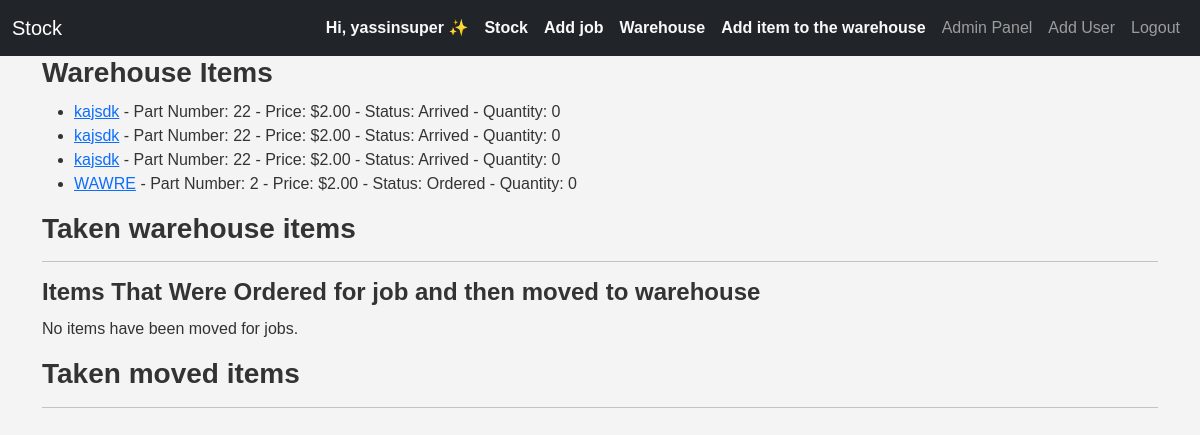
The page /warehouse/ (signed in) on the database as committed earlier.
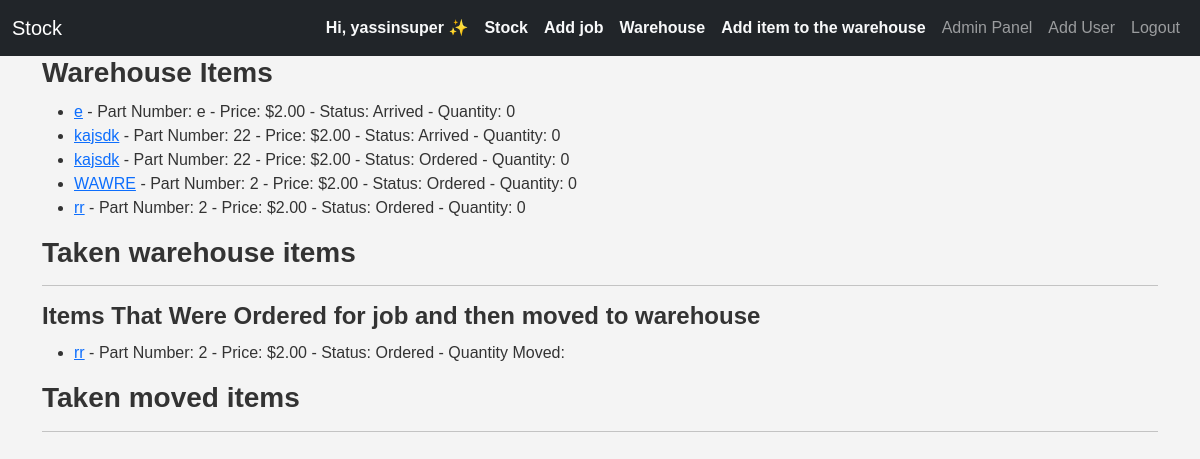
The same page on the database as committed later.
### inventory/models.py (models this page shows, shortened)
class Item(models.Model):
    CHOICES=[
        ('ordered', 'Ordered'),
        ('arrived', 'Arrived'),
        ('not_ordered','Not ordered'),
    ]
    job = models.ForeignKey(
        Job,
        on_delete=models.CASCADE,
        null=True,
        blank=True,
        related_name="items"
    )
    name=models.CharField(max_length=70)
    part_number=models.TextField(max_length=30)
    reference=models.TextField(blank=True,null=True,max_length=40)
    price=models.DecimalField(max_digits=10, decimal_places=2)
    supplier=models.CharField(max_length=70)
    status=models.CharField(max_length=20,choices=CHOICES,default="not_ordered")
    company=models.ForeignKey(Company,on_delete=models.CASCADE,related_name="item_company")
    added_date=models.DateTimeField(auto_now_add=True)
    added_by=models.ForeignKey(CustomUser, on_delete=models.DO_NOTHING, null=True, blank=True, related_name="added_by_user")
    is_warehouse_item=models.BooleanField(default=False)
    is_moved_to_warehouse=models.BooleanField(default=False)
    warehouse_quantity=models.PositiveSmallIntegerField(default=0)
    job_quantity=models.PositiveSmallIntegerField(default=0)
    arrived_quantity=models.PositiveSmallIntegerField(default=0)
    is_used=models.BooleanField(default=False)
    notes=models.TextField(null=True, blank=True)

### inventory/views.py (the view)
# urls.py: path('warehouse/',views.warehouse,name='warehouse'),
def warehouse(request):
    warehouse_items=Item.objects.filter(is_warehouse_item=True ,company=request.user.company,job=None)
    moved_items=Item.objects.filter(is_moved_to_warehouse=True ,company=request.user.company,job=None)
    used_warehouse_items=Item.objects.filter(is_warehouse_item=True ,company=request.user.company,job= not None)
    used_moved_items=Item.objects.filter(is_moved_to_warehouse=True ,company=request.user.company,job= not None)
    return render(request,'inventory/warehouse.html',{'warehouse_items':warehouse_items,'moved_items':moved_items,'used_warehouse_items':used_warehouse_items,'used_moved_items':used_moved_items})

### inventory/templatetags/custom_tags.py (called while the page is built)
@register.filter
def is_admin(user):
    if user.groups.filter(name='Admin').exists() or user.company.owner==user:
        return True
    return False

@register.filter
def is_owner(user):
    if user.is_authenticated and user.company.owner==user:
        return True
    return False

### templates/inventory/warehouse.html (shortened to what this page needs)
{% extends 'inventory/base.html' %}
{% load static %}
{% load custom_tags %}
{% block body %}
  <h3>Warehouse Items</h3>
  {% if warehouse_items %}
    <ul>
      {% for item in warehouse_items %}
        <li>
          <a href="{% url 'update_warehouse_item' item.id %}">{{ item.name }}</a> - Part Number: {{ item.part_number }} - Price: ${{ item.price }} - Status: {{ item.get_status_display }} - Quantity: {{ item.warehouse_quantity }}
        </li>
      {% endfor %}
    </ul>
  {% else %}
    <p>No items in the warehouse.</p>
  {% endif %}
  <h3>Taken warehouse items</h3>
  <hr />
  <h4>Items That Were Ordered for job and then moved to warehouse</h4>
  {% if moved_items %}
    <ul>
      {% for item in moved_items %}
        <li>
          <a href="{% url 'update_warehouse_item' item.id %}">{{ item.name }}</a> - Part Number: {{ item.part_number }} - Price: ${{ item.price }} - Status: {{ item.get_status_display }} - Quantity Moved: {{ item.quantity_moved }}
        </li>
      {% endfor %}
    </ul>
  {% else %}
    <p>No items have been moved for jobs.</p>
  {% endif %}
  <h3>Taken moved items</h3>
  <hr />
{% endblock %}

Rows that differ between the two databases and show on the page:
removed Item: name "kajsdk", part_number "22", price "2.00", status "Arrived", warehouse_quantity "0", shown under "Warehouse Items"
now on this page (row edited): Item: name "e", part_number "e", price "2.00", status "Arrived", warehouse_quantity "0", shown under "Warehouse Items"
changed Item (number 3 of 5 on the later page): status "Arrived" → "Ordered"
added Item: name "rr", part_number "2", price "2.00", status "Ordered", warehouse_quantity "0"
Other text that changed with them:
text no longer shown: "No items have been moved for jobs."
